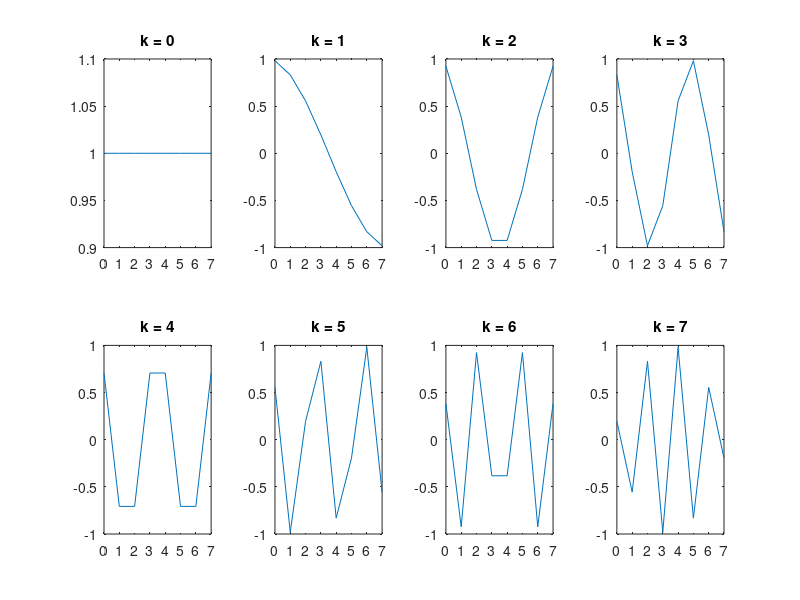

Recreate this plot in MATLAB. (Note: this script raises an error after producing the figure.)
clear
home
close all

%
%   Calculation of DCT Basefunctions and save as File
%


filename = 's2201.ppm';
resultfile = 'base.ppm';
N = 8;
dct_ = zeros(N,N);

for k = 0:N-1
    for i = 0:N-1
        dct_(k+1, i+1) = cos(((k*pi)/(2*N))*(2*i+1)); 
    end
end

figure('Name', sprintf('Basisfunktionen N=%d', N));
for j = 0:N-1
    subplot(2, 4, j+1);
    plot(0:N-1, dct_(j+1, :));
    title(sprintf('k = %d', j));
end

image = imread(filename);
gray = rgb2gray(image);

[H,W] = size(gray);
assert(H==W);

M = W / N;

base = zeros(N,N,N,N);
dct = zeros(N, N);
for k = 0:(M-1)*(M-1)
    x0 = mod(k, M-1)*N+1;
    x1 = (mod(k, M-1)+1)*N;
    y0 = ceil(k/(M-1))*N+1;
    y1 = (ceil(k/(M-1))+1)*N;
    
    data = gray(x0:x1,y0:y1);
    
    for k1 = 0:N-1
        for k2 = 0:N-1
            sum = 0;
            for i1 = 0:N-1
                for i2 = 0:N-1
                    coeff = cos(((k1*pi) / (2*N)) * (2*i1+1)) * cos(((k2*pi) / (2*N)) * (2*i2+1));
                    sum = sum + coeff;
                    base(k1+1,k2+1,i1+1,i2+1) = coeff;
                end
            end
            dct(k1+1,k2+1) = sum;
        end
    end
    
    for k1 = 0:N-1
        for k2 = 0:N-1
            sum = 0;
            for i1 = 0:N-1
                for i2 = 0:N-1
                    coeff = double(data(i1+1,i2+1)) * cos(((k1*pi) / (2*N)) * (2*i1+1)) * cos(((k2*pi) / (2*N)) * (2*i2+1));
                    sum = sum + coeff;
                end
            end
            dct(k1+1,k2+1) = sum;
        end
    end
end

base_image = zeros(N*N, N*N);

for y = 1:N
    for x = 1:N
        base_image((x-1)*N+1:x*N,(y-1)*N+1:y*N) = base(x, y, :, :);
    end
end
figure('Name', sprintf('Basisfunktionen %dx%d', N, N));
imshow(base_image);

imwrite(base_image, resultfile);
